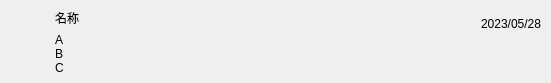
<?xml version="1.0" encoding="UTF-8"?>
<ui version="4.0">
 <class>HistoryItem</class>
 <widget class="QWidget" name="HistoryItem">
  <property name="geometry">
   <rect>
    <x>0</x>
    <y>0</y>
    <width>551</width>
    <height>83</height>
   </rect>
  </property>
  <property name="minimumSize">
   <size>
    <width>350</width>
    <height>83</height>
   </size>
  </property>
  <property name="windowTitle">
   <string>Form</string>
  </property>
  <widget class="QWidget" name="widget" native="true">
   <property name="geometry">
    <rect>
     <x>0</x>
     <y>0</y>
     <width>551</width>
     <height>83</height>
    </rect>
   </property>
   <property name="minimumSize">
    <size>
     <width>350</width>
     <height>83</height>
    </size>
   </property>
   <layout class="QHBoxLayout" name="horizontalLayout">
    <item>
     <widget class="QWidget" name="widget_icon" native="true">
      <layout class="QGridLayout" name="gridLayout" rowstretch="0">
       <property name="leftMargin">
        <number>0</number>
       </property>
       <property name="topMargin">
        <number>0</number>
       </property>
       <property name="rightMargin">
        <number>0</number>
       </property>
       <property name="bottomMargin">
        <number>0</number>
       </property>
       <property name="spacing">
        <number>0</number>
       </property>
       <item row="0" column="0">
        <widget class="QPushButton" name="iconBtn">
         <property name="text">
          <string/>
         </property>
         <property name="icon">
          <iconset resource="../res.qrc">
           <normaloff>:/images/icon/5.png</normaloff>:/images/icon/5.png</iconset>
         </property>
         <property name="iconSize">
          <size>
           <width>40</width>
           <height>40</height>
          </size>
         </property>
         <property name="flat">
          <bool>true</bool>
         </property>
        </widget>
       </item>
      </layout>
     </widget>
    </item>
    <item>
     <widget class="QWidget" name="widget_content" native="true">
      <layout class="QVBoxLayout" name="verticalLayout">
       <item>
        <widget class="QLabel" name="label_name">
         <property name="text">
          <string>名称</string>
         </property>
        </widget>
       </item>
       <item>
        <widget class="QLabel" name="label_msg">
         <property name="text">
          <string>&lt;html&gt;&lt;head/&gt;&lt;body&gt;&lt;p&gt;A&lt;br/&gt;B&lt;br/&gt;C&lt;/p&gt;&lt;/body&gt;&lt;/html&gt;</string>
         </property>
         <property name="wordWrap">
          <bool>true</bool>
         </property>
        </widget>
       </item>
      </layout>
     </widget>
    </item>
    <item>
     <spacer name="horizontalSpacer">
      <property name="orientation">
       <enum>Qt::Horizontal</enum>
      </property>
      <property name="sizeHint" stdset="0">
       <size>
        <width>40</width>
        <height>20</height>
       </size>
      </property>
     </spacer>
    </item>
    <item>
     <widget class="QWidget" name="widget_time" native="true">
      <layout class="QVBoxLayout" name="verticalLayout_2">
       <item>
        <widget class="QLabel" name="label_time">
         <property name="text">
          <string>2023/05/28</string>
         </property>
        </widget>
       </item>
       <item>
        <widget class="QLabel" name="label_4">
         <property name="text">
          <string/>
         </property>
        </widget>
       </item>
      </layout>
     </widget>
    </item>
   </layout>
  </widget>
 </widget>
 <resources>
  <include location="../res.qrc"/>
 </resources>
 <connections/>
</ui>
